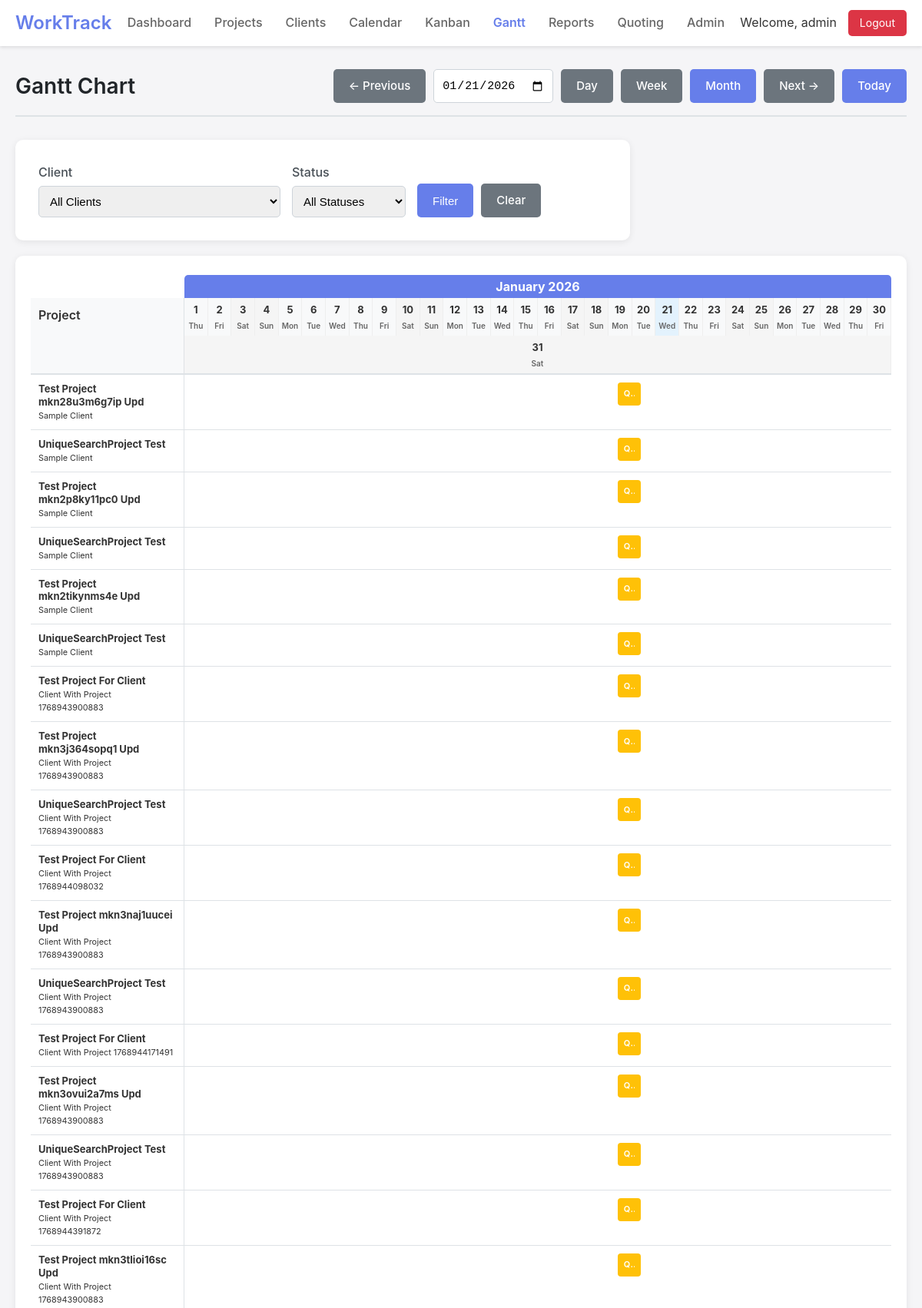
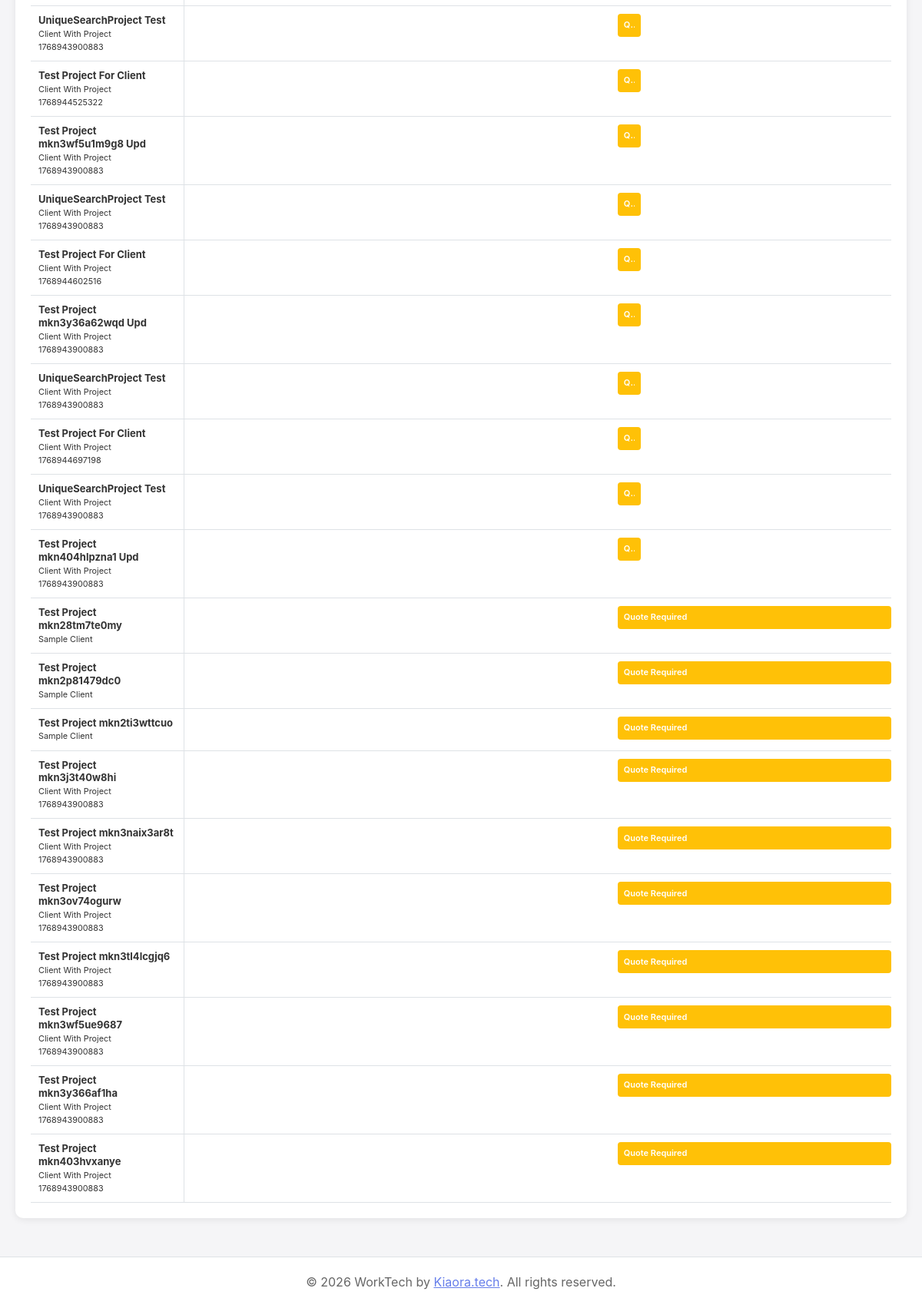
Page /gantt.php (signed in) on the committed database (2 pictures, top to bottom).
### tables this page shows
CREATE TABLE projects (
    id INTEGER PRIMARY KEY AUTOINCREMENT,
    title TEXT NOT NULL,
    details TEXT,
    client_id INTEGER REFERENCES clients(id),
    start_date DATE,
    completion_date DATE,
    status_id INTEGER REFERENCES project_statuses(id),
    created_date DATETIME DEFAULT CURRENT_TIMESTAMP,
    fabric TEXT,
    created_by INTEGER REFERENCES users(id),
    updated_by INTEGER REFERENCES users(id),
    updated_at DATETIME DEFAULT CURRENT_TIMESTAMP,
    template_id INTEGER REFERENCES project_templates(id)
);

CREATE TABLE clients (
    id INTEGER PRIMARY KEY AUTOINCREMENT,
    name TEXT NOT NULL,
    address TEXT,
    phone TEXT,
    email TEXT,
    remarks TEXT,
    created_at DATETIME DEFAULT CURRENT_TIMESTAMP,
    updated_at DATETIME DEFAULT CURRENT_TIMESTAMP,
    created_by INTEGER REFERENCES users(id),
    updated_by INTEGER REFERENCES users(id)
);

CREATE TABLE project_statuses (
    id INTEGER PRIMARY KEY AUTOINCREMENT,
    name TEXT NOT NULL,
    color TEXT DEFAULT '#007bff',
    sort_order INTEGER DEFAULT 0,
    is_active BOOLEAN DEFAULT 1
);

### includes/db.php (called while the page is built, shortened)
<?php
class Database {
    private static $instance = null;
    private $conn;
    private function __construct() {
        try {
            $this->conn = new PDO('sqlite:' . DB_PATH);
            $this->conn->setAttribute(PDO::ATTR_ERRMODE, PDO::ERRMODE_EXCEPTION);
            $this->conn->setAttribute(PDO::ATTR_DEFAULT_FETCH_MODE, PDO::FETCH_ASSOC);
            $this->conn->exec('PRAGMA foreign_keys = ON');
        } catch (PDOException $e) {
            die("Connection failed: " . $e->getMessage());
        }
    }
    public static function getInstance() {
        if (!self::$instance) {
            self::$instance = new Database();
        }
        return self::$instance;
    }
    public function query($sql, $params = []) {
        try {
            $stmt = $this->conn->prepare($sql);
            $stmt->execute($params);
            return $stmt;
        } catch (PDOException $e) {
            if (DEBUG_MODE) {
                throw $e;
            }
            error_log($e->getMessage());
            return false;
        }
    }
    public function fetchAll($sql, $params = []) {
        $stmt = $this->query($sql, $params);
        return $stmt ? $stmt->fetchAll() : [];
    }
}
?>

### includes/models/Project.php (called while the page is built, shortened)
<?php
require_once dirname(__DIR__) . '/db.php';
class Project {
    private $db;
    public function __construct() {
        $this->db = Database::getInstance();
    }
    public function getCalendarData($startDate, $endDate) {
        return $this->db->fetchAll("
            SELECT p.id, p.title, p.start_date, p.completion_date,
                   c.name as client_name,
                   ps.name as status_name, ps.color as status_color
            FROM projects p
            LEFT JOIN clients c ON p.client_id = c.id
            LEFT JOIN project_statuses ps ON p.status_id = ps.id
            WHERE (p.start_date BETWEEN :start_date AND :end_date)
               OR (p.completion_date BETWEEN :start_date AND :end_date)
               OR (p.start_date <= :start_date AND p.completion_date >= :end_date)
            ORDER BY p.start_date ASC
        ", [
            'start_date' => $startDate,
            'end_date' => $endDate
        ]);
    }
}

### gantt.php (the view, shortened to what this page needs)
<?php
require_once 'includes/header.php';
require_once 'includes/models/Project.php';
$projectModel = new Project();
$viewMode = $_GET['view'] ?? 'month';
$selectedDate = $_GET['date'] ?? date('Y-m-d');
$currentDate = date('Y-m-d');
switch ($viewMode) {
    default:
        $startDate = date('Y-m-01', strtotime($selectedDate));
        $endDate = date('Y-m-t', strtotime($selectedDate));
        $prevStart = date('Y-m-01', strtotime($startDate . ' -1 month'));
        $nextStart = date('Y-m-01', strtotime($startDate . ' +1 month'));
        break;
}
$projects = $projectModel->getCalendarData($startDate, $endDate);
$startTime = strtotime($startDate);
$endTime = strtotime($endDate);
$totalDays = ($endTime - $startTime) / 86400 + 1;
?>
<div class="page-header">
    <h1 class="page-title">Gantt Chart</h1>
    <div class="page-actions">
        <a href="?view=<?php echo $viewMode; ?>&date=<?php echo $prevStart; ?>" class="btn btn-secondary">← Previous</a>
        <input type="date" id="datePicker" value="<?php echo $selectedDate; ?>" class="form-control" style="width: auto;">
        <a href="?view=day&date=<?php echo $selectedDate; ?>" class="btn btn-secondary <?php echo $viewMode == 'day' ? 'active' : ''; ?>">Day</a>
        <a href="?view=week&date=<?php echo $selectedDate; ?>" class="btn btn-secondary <?php echo $viewMode == 'week' ? 'active' : ''; ?>">Week</a>
        <a href="?view=month&date=<?php echo $selectedDate; ?>" class="btn btn-secondary <?php echo $viewMode == 'month' ? 'active' : ''; ?>">Month</a>
        <a href="?view=<?php echo $viewMode; ?>&date=<?php echo $nextStart; ?>" class="btn btn-secondary">Next →</a>
        <a href="?view=<?php echo $viewMode; ?>&date=<?php echo $currentDate; ?>" class="btn btn-primary">Today</a>
    </div>
</div>
<div class="form-container" style="margin-bottom: 20px;">
    <form method="GET" style="display: flex; gap: 15px; flex-wrap: wrap; align-items: end;">
        <div class="form-group" style="margin-bottom: 0;">
            <label for="client">Client</label>
            <select id="client" name="client" class="form-control">
                <option value="">All Clients</option>
            </select>
        </div>
        <div class="form-group" style="margin-bottom: 0;">
            <label for="status">Status</label>
            <select id="status" name="status" class="form-control">
                <option value="">All Statuses</option>
            </select>
        </div>
        <div style="display: flex; gap: 10px;">
            <button type="submit" class="btn btn-primary">Filter</button>
            <a href="?view=<?php echo $viewMode; ?>" class="btn btn-secondary">Clear</a>
        </div>
    </form>
</div>
<div class="gantt-container">
    <div class="gantt-chart">
        <div class="gantt-header">
            <div class="gantt-row-header">Project</div>
            <div class="gantt-timeline">
                <?php if ($viewMode == 'month'): ?>
                    <div class="month-label-row">
                        <div class="month-label" style="width: 100%; text-align: center; font-weight: bold; padding: 5px;">
                            <?php echo date('F Y', strtotime($startDate)); ?>
                        </div>
                    </div>
                <?php endif; ?>
                <?php
                for ($i = 0; $i < $totalDays; $i++) {
                    $date = date('Y-m-d', strtotime($startDate . " +$i days"));
                    $isToday = $date == $currentDate;
                    $isWeekend = in_array(date('w', strtotime($date)), [0, 6]);
                ?>
                    <div class="gantt-day <?php echo $isToday ? 'today' : ''; ?> <?php echo $isWeekend ? 'weekend' : ''; ?>">
                        <?php if ($viewMode == 'month'): ?>
                            <div class="day-number"><?php echo date('j', strtotime($date)); ?></div>
                            <div class="day-name"><?php echo date('D', strtotime($date)); ?></div>
                        <?php elseif ($viewMode == 'week'): ?>
                            <div><?php echo date('D', strtotime($date)); ?></div>
                            <div style="font-weight: bold;"><?php echo date('M j', strtotime($date)); ?></div>
                        <?php else:  ?>
                            <div><?php echo date('D, M j', strtotime($date)); ?></div>
                        <?php endif; ?>
                    </div>
                <?php } ?>
            </div>
        </div>
        <?php foreach ($projects as $project):
            $projStart = strtotime($project['start_date']);
            $projEnd = $project['completion_date'] ? strtotime($project['completion_date']) : $projStart;
            if ($projStart < $startTime) {
                $barStart = 0;
                $actualStart = $startTime;
            } else {
                $barStart = ($projStart - $startTime) / 86400;
                $actualStart = $projStart;
            }
            if ($projEnd > $endTime) {
                $actualEnd = $endTime;
            } else {
                $actualEnd = $projEnd;
            }
            $barDuration = ($actualEnd - $actualStart) / 86400 + 1;
            $barWidth = ($barDuration / $totalDays) * 100;
            $barLeft = ($barStart / $totalDays) * 100;
        ?>
            <div class="gantt-row">
                <div class="gantt-row-header">
                    <div class="project-info">
                        <strong><?php echo htmlspecialchars(substr($project['title'], 0, 30)); ?></strong>
                        <br>
                        <small><?php echo htmlspecialchars($project['client_name'] ?? 'No client'); ?></small>
                    </div>
                </div>
                <div class="gantt-timeline">
                    <div class="gantt-bar"
                         style="left: <?php echo $barLeft; ?>%; width: <?php echo $barWidth; ?>%; background: <?php echo $project['status_color']; ?>;"
                         title="<?php echo htmlspecialchars($project['title']); ?> (<?php echo date('M j', $projStart); ?> - <?php echo date('M j', $projEnd); ?>)">
                        <span class="bar-label">
                            <?php echo htmlspecialchars($project['status_name']); ?>
                        </span>
                    </div>
                </div>
            </div>
        <?php endforeach; ?>
    </div>
</div>
<?php require_once 'includes/footer.php'; ?>

### public/css/style.css (style rules this page uses)
* { margin: 0; padding: 0; box-sizing: border-box; }
body { font-family: -apple-system, BlinkMacSystemFont, "Segoe UI", Roboto, "Helvetica Neue", Arial, sans-serif; background: #f5f5f7; color: #333; line-height: 1.6; }
.form-container { background: white; border-radius: 10px; padding: 30px; box-shadow: 0 2px 10px rgba(0,0,0,0.08); max-width: 800px; }
.form-group { margin-bottom: 20px; }
.form-group label { display: block; margin-bottom: 5px; font-weight: 500; color: #495057; }
.form-control { width: 100%; padding: 10px; border: 1px solid #ced4da; border-radius: 5px; font-size: 15px; transition: border-color 0.3s; }
select.form-control { cursor: pointer; }
.btn { padding: 10px 20px; border: none; border-radius: 5px; font-size: 15px; font-weight: 500; cursor: pointer; transition: all 0.3s; text-decoration: none; display: inline-block; }
.btn-primary { background: #667eea; color: white; }
.btn-secondary { background: #6c757d; color: white; }
.page-header { margin-bottom: 30px; padding-bottom: 15px; border-bottom: 2px solid #dee2e6; display: flex; justify-content: space-between; align-items: center; }
.page-title { font-size: 28px; font-weight: 600; color: #212529; }
.page-actions { display: flex; gap: 10px; }

### gantt.php (style rules this page uses)
.gantt-container { background: white; border-radius: 10px; padding: 20px; box-shadow: 0 2px 10px rgba(0,0,0,0.08); overflow-x: auto; }
.gantt-chart { min-width: 800px; }
.gantt-header { display: flex; background: #f8f9fa; border-bottom: 2px solid #dee2e6; font-weight: 600; position: relative; margin-top: 35px; }
.gantt-row { display: flex; border-bottom: 1px solid #dee2e6; min-height: 50px; }
.gantt-row-header { width: 200px; padding: 10px; border-right: 1px solid #dee2e6; flex-shrink: 0; }
.gantt-timeline { flex: 1; display: flex; position: relative; }
.gantt-header .gantt-timeline { display: flex; flex-wrap: wrap; position: relative; }
.month-label-row { position: absolute; top: -30px; left: 0; right: 0; background: #667eea; color: white; border-radius: 5px 5px 0 0; height: 30px; display: flex; align-items: center; }
.gantt-day { flex: 1; text-align: center; padding: 5px 2px; border-right: 1px solid #eee; font-size: 11px; min-width: 30px; }
.gantt-day .day-number { font-weight: bold; font-size: 13px; }
.gantt-day .day-name { font-size: 10px; color: #666; margin-top: 2px; }
.gantt-day.today { background: #e3f2fd; }
.gantt-day.weekend { background: #f5f5f5; }
.gantt-row .gantt-timeline { position: relative; }
.gantt-bar { position: absolute; top: 10px; height: 30px; border-radius: 4px; display: flex; align-items: center; padding: 0 8px; cursor: pointer; transition: opacity 0.3s; overflow: hidden; }
.bar-label { color: white; font-size: 11px; font-weight: 600; white-space: nowrap; overflow: hidden; text-overflow: ellipsis; }
.project-info { font-size: 13px; line-height: 1.3; }
.btn.active { background: #667eea; color: white; }

### rows in the picture
projects: title "Test Project mkn28u3m6g7ip Upd", client.name "Sample Client"
projects: title "UniqueSearchProject Test", client.name "Sample Client"
projects: title "Test Project mkn2p8ky11pc0 Upd", client.name "Sample Client"
projects: title "UniqueSearchProject Test", client.name "Sample Client"
projects: title "Test Project mkn2tikynms4e Upd", client.name "Sample Client"
projects: title "UniqueSearchProject Test", client.name "Sample Client"
projects: title "Test Project For Client", client.name "Client With Project 1768943900883"
projects: title "Test Project mkn3j364sopq1 Upd", client.name "Client With Project 1768943900883"
projects: title "UniqueSearchProject Test", client.name "Client With Project 1768943900883"
projects: title "Test Project For Client", client.name "Client With Project 1768944098032"
projects: title "Test Project mkn3naj1uucei Upd", client.name "Client With Project 1768943900883"
projects: title "UniqueSearchProject Test", client.name "Client With Project 1768943900883"
projects: title "Test Project For Client", client.name "Client With Project 1768944171491"
projects: title "Test Project mkn3ovui2a7ms Upd", client.name "Client With Project 1768943900883"
projects: title "UniqueSearchProject Test", client.name "Client With Project 1768943900883"
projects: title "Test Project For Client", client.name "Client With Project 1768944391872"
projects: title "Test Project mkn3tlioi16sc Upd", client.name "Client With Project 1768943900883"
projects: title "UniqueSearchProject Test", client.name "Client With Project 1768943900883"
projects: title "Test Project For Client", client.name "Client With Project 1768944525322"
projects: title "Test Project mkn3wf5u1m9g8 Upd", client.name "Client With Project 1768943900883"
projects: title "UniqueSearchProject Test", client.name "Client With Project 1768943900883"
projects: title "Test Project For Client", client.name "Client With Project 1768944602516"
projects: title "Test Project mkn3y36a62wqd Upd", client.name "Client With Project 1768943900883"
projects: title "UniqueSearchProject Test", client.name "Client With Project 1768943900883"
projects: title "Test Project For Client", client.name "Client With Project 1768944697198"
projects: title "UniqueSearchProject Test", client.name "Client With Project 1768943900883"
projects: title "Test Project mkn404hlpzna1 Upd", client.name "Client With Project 1768943900883"
projects: title "Test Project mkn28tm7te0my", client.name "Sample Client", status.name "Quote Required"
projects: title "Test Project mkn2p81479dc0", client.name "Sample Client", status.name "Quote Required"
projects: title "Test Project mkn2ti3wttcuo", client.name "Sample Client", status.name "Quote Required"
projects: title "Test Project mkn3j3t40w8hi", client.name "Client With Project 1768943900883", status.name "Quote Required"
projects: title "Test Project mkn3naix3ar8t", client.name "Client With Project 1768943900883", status.name "Quote Required"
projects: title "Test Project mkn3ov74ogurw", client.name "Client With Project 1768943900883", status.name "Quote Required"
projects: title "Test Project mkn3tl4lcgjq6", client.name "Client With Project 1768943900883", status.name "Quote Required"
projects: title "Test Project mkn3wf5ue9687", client.name "Client With Project 1768943900883", status.name "Quote Required"
projects: title "Test Project mkn3y366af1ha", client.name "Client With Project 1768943900883", status.name "Quote Required"
projects: title "Test Project mkn403hvxanye", client.name "Client With Project 1768943900883", status.name "Quote Required"

### other values in the picture
SITE_NAME "WorkTrack"
Auth::getCurrentUsername() "admin"
date('j', strtotime($date)) "1"
date('D', strtotime($date)) "Thu"
date('j', strtotime($date)) "2"
date('D', strtotime($date)) "Fri"
date('j', strtotime($date)) "3"
date('D', strtotime($date)) "Sat"
date('j', strtotime($date)) "4"
date('D', strtotime($date)) "Sun"
date('j', strtotime($date)) "5"
date('D', strtotime($date)) "Mon"
date('j', strtotime($date)) "6"
date('D', strtotime($date)) "Tue"
date('j', strtotime($date)) "7"
